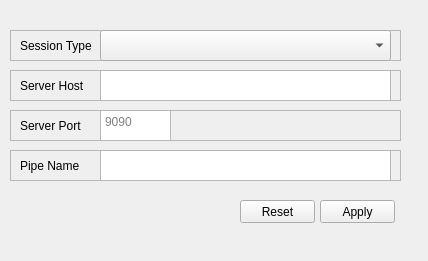
<?xml version="1.0" encoding="UTF-8"?>
<ui version="4.0">
 <class>HoudiniConfiguration</class>
 <widget class="QWidget" name="HoudiniConfiguration">
  <property name="geometry">
   <rect>
    <x>0</x>
    <y>0</y>
    <width>428</width>
    <height>261</height>
   </rect>
  </property>
  <property name="minimumSize">
   <size>
    <width>200</width>
    <height>200</height>
   </size>
  </property>
  <property name="windowTitle">
   <string>Houdini Configuration</string>
  </property>
  <widget class="QFrame" name="frame">
   <property name="geometry">
    <rect>
     <x>10</x>
     <y>70</y>
     <width>391</width>
     <height>31</height>
    </rect>
   </property>
   <property name="frameShape">
    <enum>QFrame::StyledPanel</enum>
   </property>
   <property name="frameShadow">
    <enum>QFrame::Raised</enum>
   </property>
   <widget class="QLabel" name="label">
    <property name="geometry">
     <rect>
      <x>10</x>
      <y>5</y>
      <width>91</width>
      <height>21</height>
     </rect>
    </property>
    <property name="text">
     <string>Server Host</string>
    </property>
   </widget>
   <widget class="QPlainTextEdit" name="pteServerHost">
    <property name="geometry">
     <rect>
      <x>90</x>
      <y>0</y>
      <width>291</width>
      <height>31</height>
     </rect>
    </property>
   </widget>
  </widget>
  <widget class="QFrame" name="frame_2">
   <property name="geometry">
    <rect>
     <x>10</x>
     <y>110</y>
     <width>391</width>
     <height>31</height>
    </rect>
   </property>
   <property name="frameShape">
    <enum>QFrame::StyledPanel</enum>
   </property>
   <property name="frameShadow">
    <enum>QFrame::Raised</enum>
   </property>
   <widget class="QLabel" name="label_3">
    <property name="geometry">
     <rect>
      <x>10</x>
      <y>5</y>
      <width>91</width>
      <height>21</height>
     </rect>
    </property>
    <property name="text">
     <string>Server Port</string>
    </property>
   </widget>
   <widget class="QPlainTextEdit" name="pteServerPort">
    <property name="geometry">
     <rect>
      <x>90</x>
      <y>0</y>
      <width>71</width>
      <height>31</height>
     </rect>
    </property>
    <property name="acceptDrops">
     <bool>false</bool>
    </property>
    <property name="placeholderText">
     <string>9090</string>
    </property>
   </widget>
  </widget>
  <widget class="QFrame" name="frame_3">
   <property name="geometry">
    <rect>
     <x>10</x>
     <y>150</y>
     <width>391</width>
     <height>31</height>
    </rect>
   </property>
   <property name="frameShape">
    <enum>QFrame::StyledPanel</enum>
   </property>
   <property name="frameShadow">
    <enum>QFrame::Raised</enum>
   </property>
   <widget class="QLabel" name="label_4">
    <property name="geometry">
     <rect>
      <x>10</x>
      <y>5</y>
      <width>91</width>
      <height>21</height>
     </rect>
    </property>
    <property name="text">
     <string>Pipe Name</string>
    </property>
   </widget>
   <widget class="QPlainTextEdit" name="ptePipeName">
    <property name="geometry">
     <rect>
      <x>90</x>
      <y>0</y>
      <width>291</width>
      <height>31</height>
     </rect>
    </property>
   </widget>
  </widget>
  <widget class="QFrame" name="frame_4">
   <property name="geometry">
    <rect>
     <x>10</x>
     <y>30</y>
     <width>391</width>
     <height>31</height>
    </rect>
   </property>
   <property name="frameShape">
    <enum>QFrame::StyledPanel</enum>
   </property>
   <property name="frameShadow">
    <enum>QFrame::Raised</enum>
   </property>
   <widget class="QLabel" name="label_7">
    <property name="geometry">
     <rect>
      <x>10</x>
      <y>5</y>
      <width>91</width>
      <height>21</height>
     </rect>
    </property>
    <property name="text">
     <string>Session Type</string>
    </property>
   </widget>
   <widget class="QComboBox" name="cbSessionType">
    <property name="geometry">
     <rect>
      <x>90</x>
      <y>0</y>
      <width>291</width>
      <height>31</height>
     </rect>
    </property>
   </widget>
  </widget>
  <widget class="QPushButton" name="pbApply">
   <property name="geometry">
    <rect>
     <x>320</x>
     <y>200</y>
     <width>75</width>
     <height>23</height>
    </rect>
   </property>
   <property name="text">
    <string>Apply</string>
   </property>
  </widget>
  <widget class="QPushButton" name="pbReset">
   <property name="geometry">
    <rect>
     <x>240</x>
     <y>200</y>
     <width>75</width>
     <height>23</height>
    </rect>
   </property>
   <property name="text">
    <string>Reset</string>
   </property>
  </widget>
 </widget>
 <resources/>
 <connections/>
</ui>
